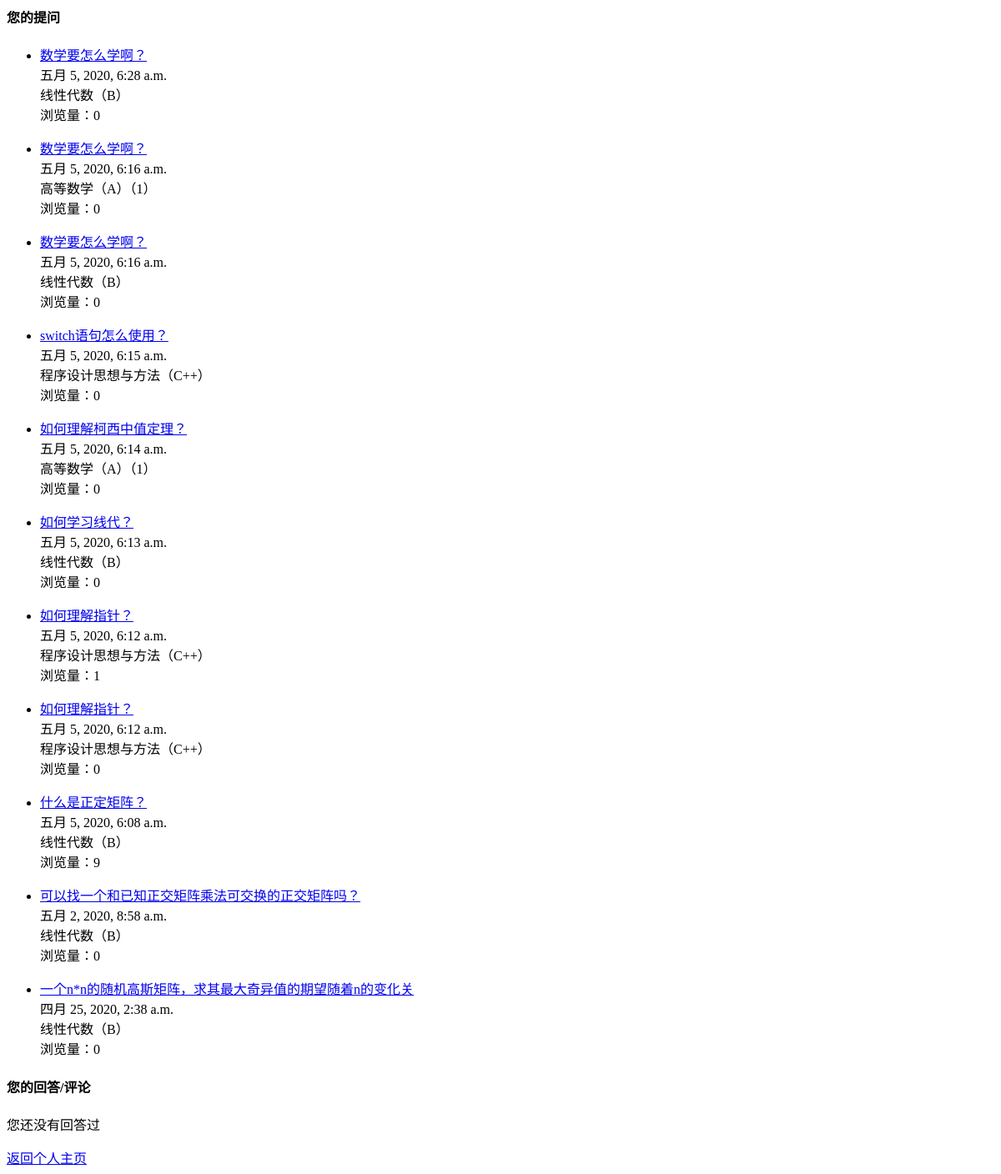
Before: /qas_system/userpage/related_discuss/ (signed in) with the older database file.
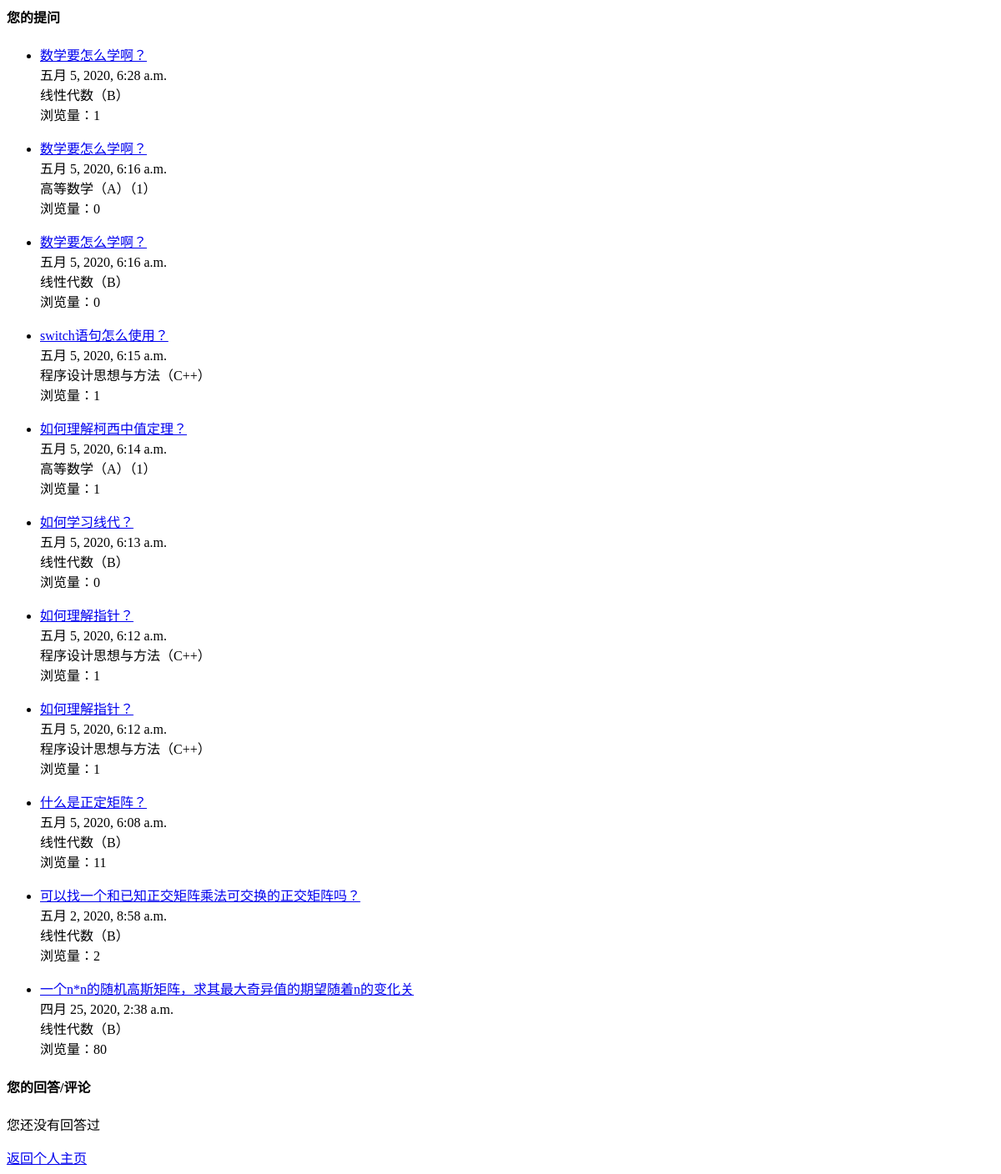
After: the same page with the newer database file.
### qas_system/models.py (models this page shows, shortened)
class Question(models.Model):
    question_title = models.CharField(verbose_name='标题', max_length=30, blank=False)
    question_text = RichTextField(verbose_name='具体描述')
    question_subject = models.ForeignKey('Subject', verbose_name='科目', on_delete=models.CASCADE)
    pub_date = models.DateTimeField(auto_now=True, verbose_name='提问日期')
    page_views = models.PositiveIntegerField(default=0, verbose_name='浏览量')
    questioner = models.ForeignKey('User', verbose_name='提问者', on_delete=models.CASCADE)
    good_num = models.IntegerField(default=0, verbose_name='点赞量')

class Subject(models.Model):
    name = models.CharField(max_length=30, unique=True, verbose_name='科目名称')
    def __str__(self):
        return self.name

### qas_system/views.py (the view)
# urls.py: path('userpage/related_discuss/', views.userpage_related_discuss),  # 查看参与的讨论
def userpage_related_discuss(request):
    my_ask = Question.objects.filter(questioner_id=request.session['user_id']).order_by('-pub_date')
    my_answer_detail = Comment.objects.filter(comment_person=request.session['user_id']).order_by('-pub_date')
    return render(request, 'personal_related_discuss.html',
                  {'my_ask': my_ask, 'my_answer_detail': my_answer_detail})

### templates/personal_related_discuss.html (shortened to what this page needs)
<h4>您的提问</h4>
{% if my_ask %}
    <ul>
    {% for question in my_ask %}
        <li><a href="/qas_system/question/{{ question.id }}/">{{ question.question_title }}</a></li>
        {{ question.pub_date }}<br>
        {{ question.question_subject }}<br>
        浏览量：{{ question.page_views }}
    {% endfor %}
    </ul>
{% else %}
    <p>您还没有提问过</p>
{% endif %}
<h4>您的回答/评论</h4>
{% if my_answer_detail %}
    <ul>
    {% for comment in my_answer_detail %}
        <li><a href="/qas_system/question/{{ comment.question.id }}/">{{ comment.question.question_title }}</a></li>
        <p>您在该问题下回答/评论了：</p>
        {{ comment.comment_text }}
        <p></p>
    {% endfor %}
    </ul>
{% else %}
    <p>您还没有回答过</p>
{% endif %}
<a href="/qas_system/userpage/", target="_self">返回个人主页</a>

Changed rows visible on the page:
changed Question "五月 5, 2020, 6:28 a.m.": page_views "0" → "1"
changed Question "switch语句怎么使用？": page_views "0" → "1"
changed Question "如何理解柯西中值定理？": page_views "0" → "1"
changed Question (number 8 of 11 on the later page): page_views "0" → "1"
changed Question "什么是正定矩阵？": page_views "9" → "11"
changed Question "可以找一个和已知正交矩阵乘法可交换的正交矩阵吗？": page_views "0" → "2"
changed Question "一个n*n的随机高斯矩阵，求其最大奇异值的期望随着n的变化关": page_views "0" → "80"
